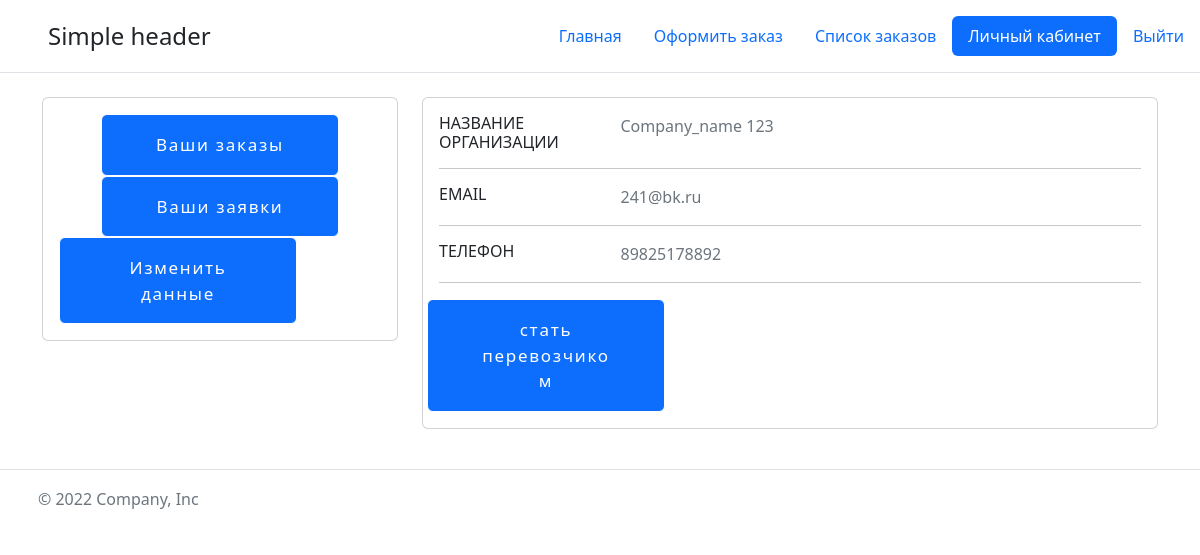
The page /account (signed in) on the database its author committed.
### main/models.py (models this page shows)
class User(AbstractBaseUser, PermissionsMixin):
    company_name = models.CharField(max_length=255, unique=True, verbose_name='Названием организации')
    email = models.EmailField(null=False, unique=True, verbose_name='Email')
    phone = models.CharField(max_length=32, null=True, blank=True, verbose_name='Телефоном')
    inn = models.CharField(max_length=12, null=False, unique=True, verbose_name='ИНН организации')
    data_registration = models.DateTimeField(auto_now_add=True, verbose_name='Дата регистрации')
    is_carrier = models.BooleanField(default=False, verbose_name='Перевозчик')
    is_active = models.BooleanField(default=True, verbose_name='Активен')
    is_staff = models.BooleanField(default=False, verbose_name='Сотрудник')
    is_superuser = models.BooleanField(default=False, verbose_name='Суперпользователь')
    is_verified = models.BooleanField(default=False, verbose_name='Верифицирован')
    email_verified = models.BooleanField(default=False, verbose_name='Верификация email')
    object = UserManager()
    USERNAME_FIELD = 'email'
    REQUIRED_FIELDS = []
    class Meta:
        verbose_name = 'Пользователь'
        verbose_name_plural = 'Пользователи'

### main/views.py (the view)
# urls.py: path('account', views.account, name='account'),
@login_required
def account(request):
    return render(request, 'main/account.html', {'title': 'Личный кабинет', 'active_account': 'active'})

### main/templates/main/account.html
{% extends 'main/base.html' %}
{% block content %}
<div class="container">
    <div class="main-body">
          <div class="row gutters-sm">
            <div class="col-md-4 mb-3">
              <div class="card">
                <div class="card-body">
                  <div class="d-flex flex-column align-items-center text-center">
                      <a href="{%url 'y_o_l'%}" class="btn btn-primary">Ваши заказы</a>
                      {%if request.user.is_carrier%}
                      {%if request.user.is_verified%}
                      <a href="{% url 'carrier' %}" class="btn btn-primary">Ваши заявки</a>
                      {%endif%}{%endif%}
                    <div class="col-sm-12">
                      <a class="btn btn-primary" href="{% url 'account_dc'%}">Изменить данные</a>
                    </div>
                  </div>
                </div>
              </div>
            </div>
            <div class="col-md-8">
              <div class="card mb-3">
                <div class="card-body">
                  <div class="row">
                    <div class="col-sm-3">
                      <h6 class="mb-0">Название организации</h6>
                    </div>
                    <div class="col-sm-9 text-secondary">
                      {{request.user.company_name}}
                    </div>
                  </div>
                  <hr>
                  <div class="row">
                    <div class="col-sm-3">
                      <h6 class="mb-0">Email</h6>
                    </div>
                    <div class="col-sm-9 text-secondary">
                      {{request.user.email}}
                    </div>
                  </div>
                  <hr>
                  <div class="row">
                    <div class="col-sm-3">
                      <h6 class="mb-0">Телефон</h6>
                    </div>
                    <div class="col-sm-9 text-secondary">
                      {{request.user.phone}}
                    </div>
                  </div>
                  <hr>
                  <div class="row">
                      <a href="#" class="btn btn-primary">стать перевозчиком</a>
                  </div>
                </div>
              </div>
            </div>
          </div>
        </div>
    </div>
{% endblock %}

### main/static/main/css/styles.css (style rules this page uses)
* { box-sizing: border-box; }
h1, h2, h3, h4, h5, h6 { padding: 0; margin: 0; text-transform: uppercase; }
a { text-decoration: none; }
.container { width: 1170px; margin: 0 auto; }
.btn { display: block; font-size: 17px; text-align: center; letter-spacing: 0.1em; padding: 17px 47px; border: 1px solid #fff; width: 238px; transition: all 0.5s ease; }

### rows shown on the page
User: user.company_name "Company_name 123", user.email "241@bk.ru", user.phone "89825178892"
